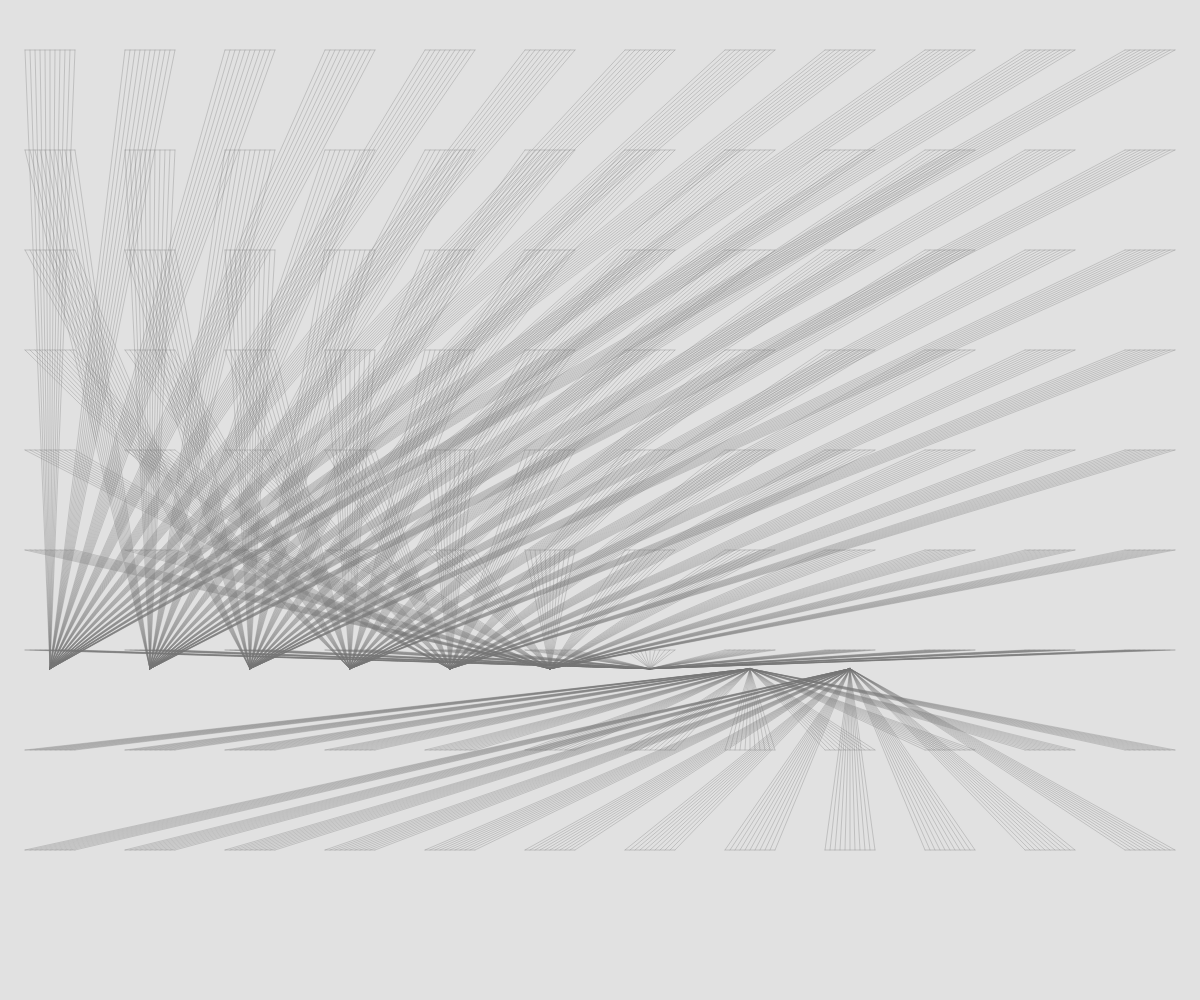
Frame 1 (no input)
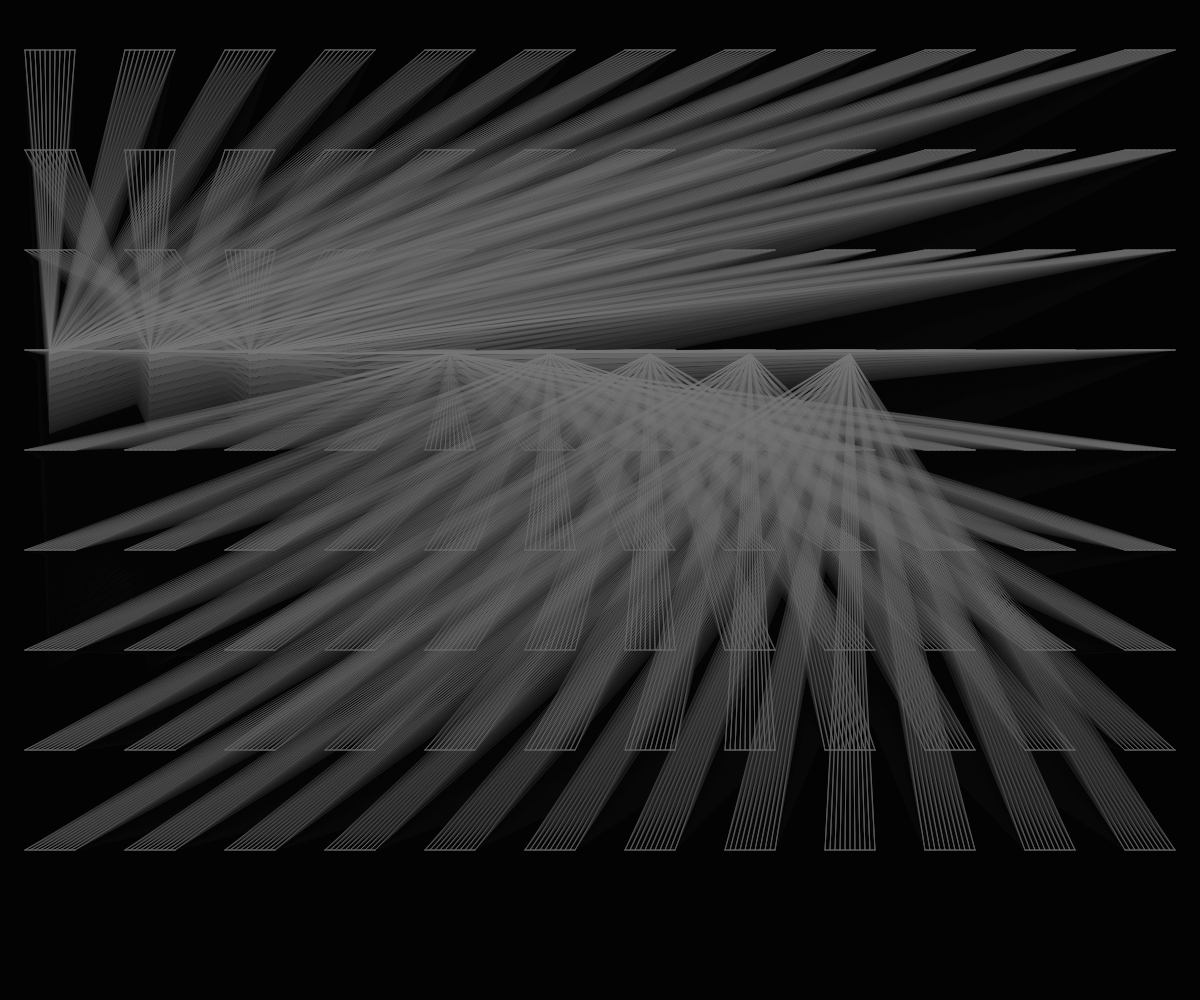
Frame 60 (no input)
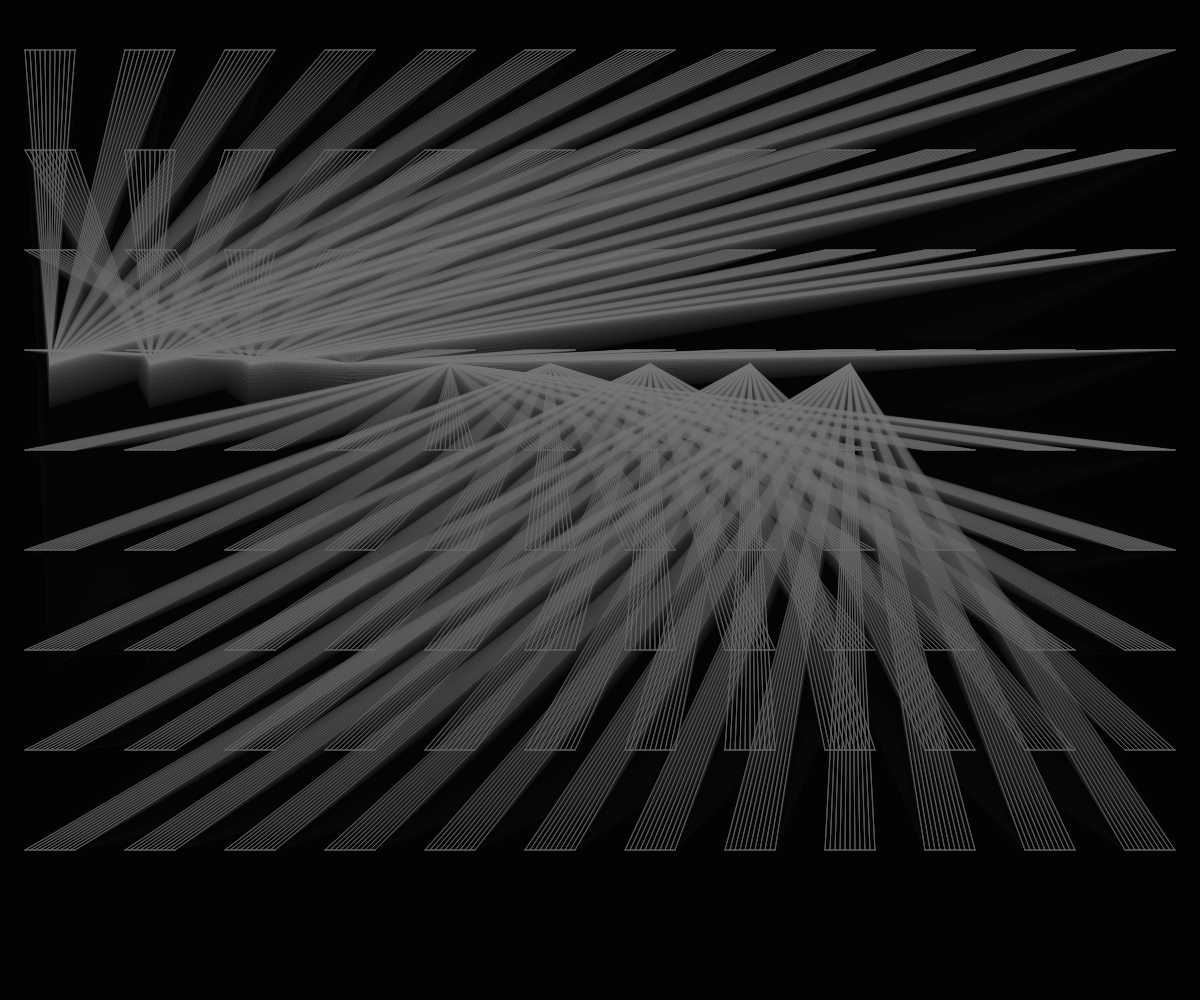
Frame 120 (the mouse pressed at the canvas centre since frame 60)

The p5.js sketch that drew these frames (run headless with seeded random() and noise() and a simulated clock; from frame 60 on, the mouse is pressed at the canvas centre):

// p5.js sketch
// ── sketch.js
function setup() {
  createCanvas(windowWidth, windowHeight);
}

function draw() {
  background(0, 30);
  stroke(120, 120, 120, 80);
  noFill();
  // var noiseY = noise(.01 * frameCount) * 400;
  // var x1coord = map(noiseX, 0, 400, 50, 150);
  // var y1coord = map(noiseY, 0, 400, 0, 200);
  // stroke(noiseX, noiseY);
  // stroke(0, noiseX, 0, noiseY);
  var noiseY = noise(.01 * frameCount) * windowHeight;
  var y1coord = map(noiseY,0,400,50,150);
  var y2coord = map(noiseY,0,400,0,50);
  //
  // line (25,50,75,50);
  // line(125,50,175,50);
  // line(225,50,275,50);
  // line(325,50,375,50);
  // line(25,150,75,150);
  // line(125,150,175,150);
  // line(225,150,275,150);
  // line(325,150,375,150);
  // line(25,250,75,250);
  // line(125,250,175,250);
  // line(225,250,275,250);
  // line(325,250,375,250);
  // line(25,350,75,350);
  // line(125,350,175,350);
  // line(225,350,275,350);
  // line(325,350,375,350);


  for(let x = 25; x< windowWidth-25; x+=100) {
    for(let y = 50; y<windowHeight - 50; y+=100) {
      line(x,y,x+50,y);
      for(let i = x; i<=x+50; i+=5) {
        line(i,y,y,noiseY);
      }

    }
  }
  // for(let i = 25; i<=375; i+=5) {
  //
  // }
  //
  // for (let i = 25; i<=75; i+=5) {
  //   line(i,50,50,y1coord);
  // }
  // // var noiseY2 = noise(.02 * frameCount) * 400;
  // // var y2coord = map(noiseY2,0,400,100,150);
  // for(let j = 125; j<=175; j+=5) {
  //   line(j,50,150,y1coord);
  // }
  // for(let k = 225; k<=275; k+=5) {
  //   line(k,50,250,y1coord);
  // }
  //
  // for (let h = 325;h<=375; h+=5) {
  //   line(h, 50,350,y1coord);
  // }
  //
  // for (let i = 25; i<=75; i+=5) {
  //   line(i,150,50,y1coord);
  // }
  // for(let j = 125; j<=175; j+=5) {
  //   line(j,150,150,y1coord);
  // }
  // for(let k = 225; k<=275; k+=5) {
  //   line(k,150,250,y1coord);
  // }
  // for (let h = 325;h<=375; h+=5) {
  //   line(h, 150,350,y1coord);
  // }
  // for (let i = 25; i<=75; i+=5) {
  //   line(i,250,50,y1coord);
  // }
  // for(let j = 125; j<=175; j+=5) {
  //   line(j,250,150,y1coord);
  // }
  // for(let k = 225; k<=275; k+=5) {
  //   line(k,250,250,y1coord);
  // }
  // for (let h = 325;h<=375; h+=5) {
  //   line(h, 250,350,y1coord);
  // }
  // for (let i = 25; i<=75; i+=5) {
  //   line(i,350,50,y1coord);
  // }
  // for(let j = 125; j<=175; j+=5) {
  //   line(j,350,150,y1coord);
  // }
  // for(let k = 225; k<=275; k+=5) {
  //   line(k,350,250,y1coord);
  // }
  // for (let h = 325;h<=375; h+=5) {
  //   line(h, 350,350,y1coord);
  // }
}
//   line(50, 100, 150, 100);

//   for (let x = 50; x <= 150; x += 5) {
//     line(x, 100, x1coord, y1coord);
//   }

//   var noiseX2 = noise(.02 * frameCount) * 400;
//   var noiseY2 = noise(.02 * frameCount) * 400;
//   var x2coord = map(noiseX2, 0, 400, 250, 350);
//   var y2coord = map(noiseY2, 0, 400, 0, 200);
//   // stroke(noiseX2, noiseY2);
//   stroke(0, noiseX2, 0, noiseY2);
//   line(350, 100, 250, 100);

//   for (let x = 250; x <= 350; x += 5) {
//     line(x, 100, x2coord, y2coord);
//   }

//   var noiseX3 = noise(.03 * frameCount) * 400;
//   var noiseY3 = noise(.03 * frameCount) * 400;
//   var x3coord = map(noiseX3, 0, 400, 250, 350);
//   var y3coord = map(noiseY3, 0, 400, 200, 400);
//   // stroke(noiseX3, noiseY3);
//   stroke(0, noiseX3, 0, noiseY3);
//   line(350, 300, 250, 300);

//   for (let x = 250; x <= 350; x += 5) {
//     line(x, 300, x3coord, y3coord);
//   }

//   var noiseX4 = noise(.04 * frameCount) * 400;
//   var noiseY4 = noise(.04 * frameCount) * 400;

//   var x4coord = map(noiseX4, 0, 400, 50, 150);
//   var y4coord = map(noiseY4, 0, 400, 200, 400);

//   // stroke(noiseX4, noiseY4);
//   stroke(0, noiseX4, 0, noiseY4);
//   line(50, 300, 150, 300);

//   for (let x = 50; x <= 150; x += 5) {
//     line(x, 300, x4coord, y4coord);
//   }


//   // line(100,height/2,300,height/2);

//   // for(let x = 100; x<=300; x+=20) {
//   // // for (let y = height; 0 <= y; y-= 20) {
//   // line(x,height/2,noiseX, noiseY);
//   // }
// }

// //}
